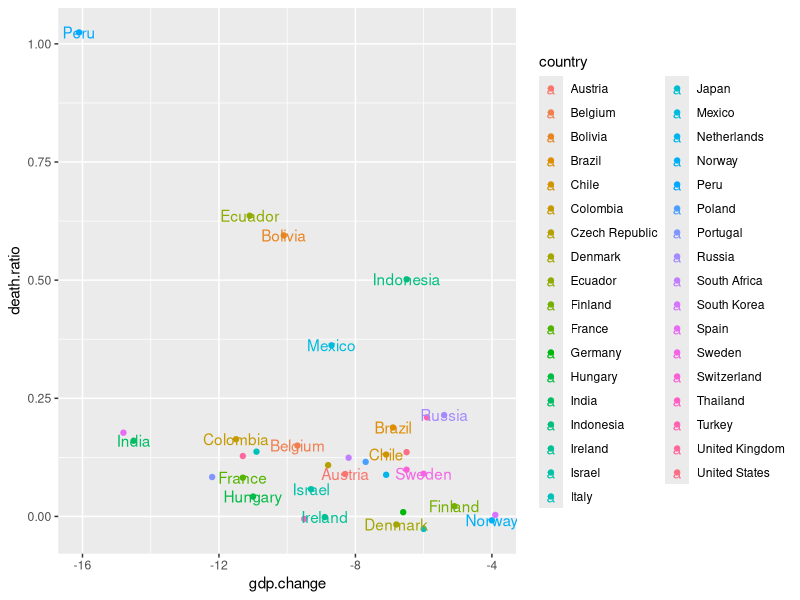

This chart was generated by the following R code:
## ---- chunk 1
knitr::opts_chunk$set(echo = TRUE)
## ---- chunk 2
library(ggplot2)
data <- read.csv('death_gdp.csv')
## ---- chunk 3
model <- lm(gdp.change ~ death.ratio, data)
## ---- chunk 4
summary(model)
## ---- chunk 5
ggplot(data, aes(gdp.change, death.ratio, label = country)) +
  geom_point(aes(colour = country))  + geom_text(check_overlap = TRUE,aes(colour = country)) 

